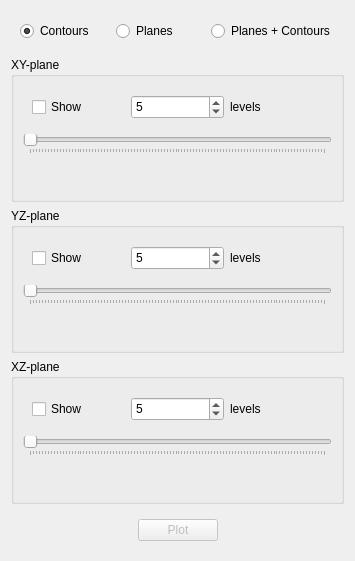
              <widget class="QWidget" name="tab_4">
               <attribute name="title">
                <string>Contours</string>
               </attribute>
               <layout class="QVBoxLayout" name="verticalLayout_5">
                <item>
                 <widget class="QFrame" name="frame_9">
                  <property name="minimumSize">
                   <size>
                    <width>0</width>
                    <height>40</height>
                   </size>
                  </property>
                  <property name="maximumSize">
                   <size>
                    <width>16777215</width>
                    <height>40</height>
                   </size>
                  </property>
                  <property name="frameShape">
                   <enum>QFrame::NoFrame</enum>
                  </property>
                  <property name="frameShadow">
                   <enum>QFrame::Raised</enum>
                  </property>
                  <layout class="QHBoxLayout" name="horizontalLayout_6">
                   <item>
                    <widget class="QRadioButton" name="FormActionsPostRadioContour">
                     <property name="text">
                      <string>Contours</string>
                     </property>
                     <property name="checked">
                      <bool>true</bool>
                     </property>
                    </widget>
                   </item>
                   <item>
                    <widget class="QRadioButton" name="FormActionsPostRadioColorPlane">
                     <property name="text">
                      <string>Planes</string>
                     </property>
                    </widget>
                   </item>
                   <item>
                    <widget class="QRadioButton" name="FormActionsPostRadioColorPlaneContours">
                     <property name="text">
                      <string>Planes + Contours</string>
                     </property>
                    </widget>
                   </item>
                  </layout>
                 </widget>
                </item>
                <item>
                 <widget class="QGroupBox" name="groupBox_4">
                  <property name="minimumSize">
                   <size>
                    <width>0</width>
                    <height>0</height>
                   </size>
                  </property>
                  <property name="maximumSize">
                   <size>
                    <width>16777215</width>
                    <height>16777215</height>
                   </size>
                  </property>
                  <property name="title">
                   <string>XY-plane</string>
                  </property>
                  <layout class="QVBoxLayout" name="verticalLayout_61">
                   <item>
                    <widget class="QFrame" name="frame_83">
                     <property name="frameShape">
                      <enum>QFrame::NoFrame</enum>
                     </property>
                     <property name="frameShadow">
                      <enum>QFrame::Raised</enum>
                     </property>
                     <layout class="QHBoxLayout" name="horizontalLayout_96">
                      <item>
                       <widget class="QCheckBox" name="FormActionsPostCheckContourXY">
                        <property name="text">
                         <string>Show</string>
                        </property>
                       </widget>
                      </item>
                      <item>
                       <widget class="QSpinBox" name="FormActionsPostLabelSurfaceNcontoursXY">
                        <property name="minimumSize">
                         <size>
                          <width>0</width>
                          <height>24</height>
                         </size>
                        </property>
                        <property name="maximumSize">
                         <size>
                          <width>16777215</width>
                          <height>24</height>
                         </size>
                        </property>
                        <property name="value">
                         <number>5</number>
                        </property>
                       </widget>
                      </item>
                      <item>
                       <widget class="QLabel" name="label_11">
                        <property name="text">
                         <string>levels</string>
                        </property>
                       </widget>
                      </item>
                     </layout>
                    </widget>
                   </item>
                   <item>
                    <widget class="QSlider" name="FormActionsPostSliderContourXY">
                     <property name="orientation">
                      <enum>Qt::Horizontal</enum>
                     </property>
                     <property name="tickPosition">
                      <enum>QSlider::TicksBelow</enum>
                     </property>
                    </widget>
                   </item>
                   <item>
                    <widget class="QLabel" name="FormActionsPostLabelContourXYposition">
                     <property name="minimumSize">
                      <size>
                       <width>0</width>
                       <height>30</height>
                      </size>
                     </property>
                     <property name="text">
                      <string/>
                     </property>
                    </widget>
                   </item>
                  </layout>
                 </widget>
                </item>
                <item>
                 <widget class="QGroupBox" name="groupBox_5">
                  <property name="minimumSize">
                   <size>
                    <width>0</width>
                    <height>0</height>
                   </size>
                  </property>
                  <property name="maximumSize">
                   <size>
                    <width>16777215</width>
                    <height>16777215</height>
                   </size>
                  </property>
                  <property name="title">
                   <string>YZ-plane</string>
                  </property>
                  <layout class="QVBoxLayout" name="verticalLayout_62">
                   <item>
                    <widget class="QFrame" name="frame_95">
                     <property name="frameShape">
                      <enum>QFrame::NoFrame</enum>
                     </property>
                     <property name="frameShadow">
                      <enum>QFrame::Raised</enum>
                     </property>
                     <layout class="QHBoxLayout" name="horizontalLayout_97">
                      <item>
                       <widget class="QCheckBox" name="FormActionsPostCheckContourYZ">
                        <property name="text">
                         <string>Show</string>
                        </property>
                       </widget>
                      </item>
                      <item>
                       <widget class="QSpinBox" name="FormActionsPostLabelSurfaceNcontoursYZ">
                        <property name="minimumSize">
                         <size>
                          <width>0</width>
                          <height>24</height>
                         </size>
                        </property>
                        <property name="maximumSize">
                         <size>
                          <width>16777215</width>
                          <height>24</height>
                         </size>
                        </property>
                        <property name="value">
                         <number>5</number>
                        </property>
                       </widget>
                      </item>
                      <item>
                       <widget class="QLabel" name="label_13">
                        <property name="text">
                         <string>levels</string>
                        </property>
                       </widget>
                      </item>
                     </layout>
                    </widget>
                   </item>
                   <item>
                    <widget class="QSlider" name="FormActionsPostSliderContourYZ">
                     <property name="orientation">
                      <enum>Qt::Horizontal</enum>
                     </property>
                     <property name="tickPosition">
                      <enum>QSlider::TicksBelow</enum>
                     </property>
                    </widget>
                   </item>
                   <item>
                    <widget class="QLabel" name="FormActionsPostLabelContourYZposition">
                     <property name="minimumSize">
                      <size>
                       <width>0</width>
                       <height>30</height>
                      </size>
                     </property>
                     <property name="text">
                      <string/>
                     </property>
                    </widget>
                   </item>
                  </layout>
                 </widget>
                </item>
                <item>
                 <widget class="QGroupBox" name="groupBox_7">
                  <property name="minimumSize">
                   <size>
                    <width>0</width>
                    <height>0</height>
                   </size>
                  </property>
                  <property name="maximumSize">
                   <size>
                    <width>16777215</width>
                    <height>16777215</height>
                   </size>
                  </property>
                  <property name="title">
                   <string>XZ-plane</string>
                  </property>
                  <layout class="QVBoxLayout" name="verticalLayout_63">
                   <item>
                    <widget class="QFrame" name="frame_96">
                     <property name="frameShape">
                      <enum>QFrame::NoFrame</enum>
                     </property>
                     <property name="frameShadow">
                      <enum>QFrame::Raised</enum>
                     </property>
                     <layout class="QHBoxLayout" name="horizontalLayout_98">
                      <item>
                       <widget class="QCheckBox" name="FormActionsPostCheckContourXZ">
                        <property name="text">
                         <string>Show</string>
                        </property>
                       </widget>
                      </item>
                      <item>
                       <widget class="QSpinBox" name="FormActionsPostLabelSurfaceNcontoursXZ">
                        <property name="minimumSize">
                         <size>
                          <width>0</width>
                          <height>24</height>
                         </size>
                        </property>
                        <property name="maximumSize">
                         <size>
                          <width>16777215</width>
                          <height>24</height>
                         </size>
                        </property>
                        <property name="value">
                         <number>5</number>
                        </property>
                       </widget>
                      </item>
                      <item>
                       <widget class="QLabel" name="label_12">
                        <property name="text">
                         <string>levels</string>
                        </property>
                       </widget>
                      </item>
                     </layout>
                    </widget>
                   </item>
                   <item>
                    <widget class="QSlider" name="FormActionsPostSliderContourXZ">
                     <property name="orientation">
                      <enum>Qt::Horizontal</enum>
                     </property>
                     <property name="tickPosition">
                      <enum>QSlider::TicksBelow</enum>
                     </property>
                    </widget>
                   </item>
                   <item>
                    <widget class="QLabel" name="FormActionsPostLabelContourXZposition">
                     <property name="minimumSize">
                      <size>
                       <width>0</width>
                       <height>30</height>
                      </size>
                     </property>
                     <property name="text">
                      <string/>
                     </property>
                    </widget>
                   </item>
                  </layout>
                 </widget>
                </item>
                <item>
                 <widget class="QFrame" name="frame_14">
                  <property name="frameShape">
                   <enum>QFrame::NoFrame</enum>
                  </property>
                  <property name="frameShadow">
                   <enum>QFrame::Raised</enum>
                  </property>
                  <layout class="QHBoxLayout" name="horizontalLayout_74">
                   <item>
                    <spacer name="horizontalSpacer_48">
                     <property name="orientation">
                      <enum>Qt::Horizontal</enum>
                     </property>
                     <property name="sizeHint" stdset="0">
                      <size>
                       <width>118</width>
                       <height>20</height>
                      </size>
                     </property>
                    </spacer>
                   </item>
                   <item>
                    <widget class="QPushButton" name="FormActionsPostButContour">
                     <property name="enabled">
                      <bool>false</bool>
                     </property>
                     <property name="text">
                      <string>Plot</string>
                     </property>
                    </widget>
                   </item>
                   <item>
                    <spacer name="horizontalSpacer_49">
                     <property name="orientation">
                      <enum>Qt::Horizontal</enum>
                     </property>
                     <property name="sizeHint" stdset="0">
                      <size>
                       <width>117</width>
                       <height>20</height>
                      </size>
                     </property>
                    </spacer>
                   </item>
                  </layout>
                 </widget>
                </item>
               </layout>
              </widget>
